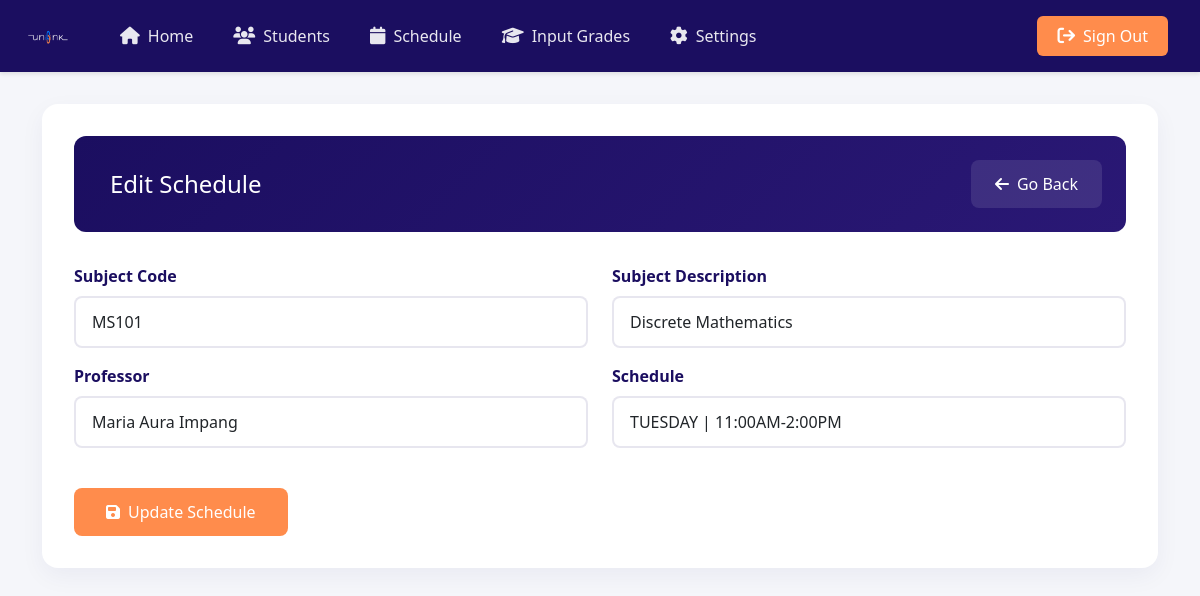
/admin/schedule-edit.php?id=4 (signed in), run on the app's committed database.
### tables this page shows
CREATE TABLE `schedule` (
  `id` int(11) NOT NULL,
  `strand_id` int(11) DEFAULT NULL,
  `subject_code` varchar(10) NOT NULL,
  `subject_description` varchar(255) NOT NULL,
  `professor` varchar(100) NOT NULL,
  `schedule` varchar(100) NOT NULL
);

### admin/data/schedule.php (called while the page is built, shortened)
<?php
function getScheduleById($conn, $id)
{
    $sql = "SELECT * FROM schedule WHERE id=?";
    $stmt = $conn->prepare($sql);
    $stmt->execute([$id]);
    if ($stmt->rowCount() == 1) {
        $schedule = $stmt->fetch();
        return $schedule;
    } else {
        return 0;
    }
}

### admin/schedule-edit.php (the view, shortened to what this page needs)
<?php
if (isset($_SESSION['admin_id']) && isset($_SESSION['role'])) {
    if ($_SESSION['role'] == 'Admin') {
        include "../DB_connection.php";
        include "data/schedule.php";
        $id = $_GET['id'];
        $schedule = getScheduleById($conn, $id);
?>
        <!DOCTYPE html>
        <html lang="en">
        <head>
            <link rel="stylesheet" href="https://cdn.jsdelivr.net/npm/bootstrap@5.2.0/dist/css/bootstrap.min.css">
            <link rel="stylesheet" href="https://cdnjs.cloudflare.com/ajax/libs/font-awesome/6.1.1/css/all.min.css">
            <?php include "inc/header.php"; ?>
        </head>
        <body>
            <?php include "inc/navbar.php"; ?>
            <div class="container">
                <div class="form-container">
                    <div class="form-header">
                        <h4 class="form-title">
                            Edit Schedule
                        </h4>
                        <a href="schedule.php" class="btn-back">
                            <i class="fas fa-arrow-left"></i>
                            Go Back
                        </a>
                    </div>
                    <form method="post" action="req/schedule-edit.php">
                        <div class="row">
                            <div class="col-md-6 mb-3">
                                <label class="form-label">Subject Code</label>
                                <input type="text"
                                    class="form-control"
                                    value="<?= $schedule['subject_code'] ?>"
                                    name="subject_code"
                                    placeholder="Enter subject code">
                            </div>
                            <div class="col-md-6 mb-3">
                                <label class="form-label">Subject Description</label>
                                <input type="text"
                                    class="form-control"
                                    value="<?= $schedule['subject_description'] ?>"
                                    name="subject_description"
                                    placeholder="Enter subject description">
                            </div>
                        </div>
                        <div class="row">
                            <div class="col-md-6 mb-3">
                                <label class="form-label">Professor</label>
                                <input type="text"
                                    class="form-control"
                                    value="<?= $schedule['professor'] ?>"
                                    name="professor"
                                    placeholder="Enter professor name">
                            </div>
                            <div class="col-md-6 mb-3">
                                <label class="form-label">Schedule</label>
                                <input type="text"
                                    class="form-control"
                                    value="<?= $schedule['schedule'] ?>"
                                    name="schedule"
                                    placeholder="Enter schedule (e.g., MWF 9:00-10:30 AM)">
                            </div>
                        </div>
                        <div class="mt-4">
                            <button type="submit" class="btn-submit">
                                <i class="fas fa-save"></i>
                                Update Schedule
                            </button>
                        </div>
                    </form>
                </div>
            </div>
        </body>
        </html>
<?php
    } else {
        header("Location: ../login.php");
        exit;
    }
} else {
    header("Location: ../login.php");
    exit;
}
?>

### admin/schedule-edit.php (style rules this page uses)
body { background-color: #f5f6fa; }
.form-container { background: white; border-radius: 16px; box-shadow: 0 8px 24px rgba(27, 14, 96, 0.05); padding: 2rem; margin-top: 2rem; }
.form-header { background: linear-gradient(135deg, #1B0E60 0%, #2a1875 100%); color: white; padding: 1.5rem; border-radius: 12px; margin-bottom: 2rem; display: flex; justify-content: space-between; align-items: center; }
.form-title { margin: 0; font-size: 1.5rem; display: flex; align-items: center; gap: 0.75rem; }
.btn-back { background: rgba(255, 255, 255, 0.1); color: white; border: none; padding: 0.75rem 1.5rem; border-radius: 8px; font-weight: 500; text-decoration: none; display: inline-flex; align-items: center; gap: 0.5rem; transition: all 0.3s ease; }
.form-label { color: #1B0E60; font-weight: 600; margin-bottom: 0.5rem; }
.form-control { border: 2px solid rgba(27, 14, 96, 0.1); border-radius: 8px; padding: 0.75rem 1rem; transition: all 0.3s ease; }
.btn-submit { background: #FF8C4C; color: white; border: none; padding: 0.75rem 2rem; border-radius: 8px; font-weight: 500; display: inline-flex; align-items: center; gap: 0.5rem; transition: all 0.3s ease; }

### data on the page
schedule: subject_code "MS101", subject_description "Discrete Mathematics", professor "Maria Aura Impang", schedule "TUESDAY | 11:00AM-2:00PM"
